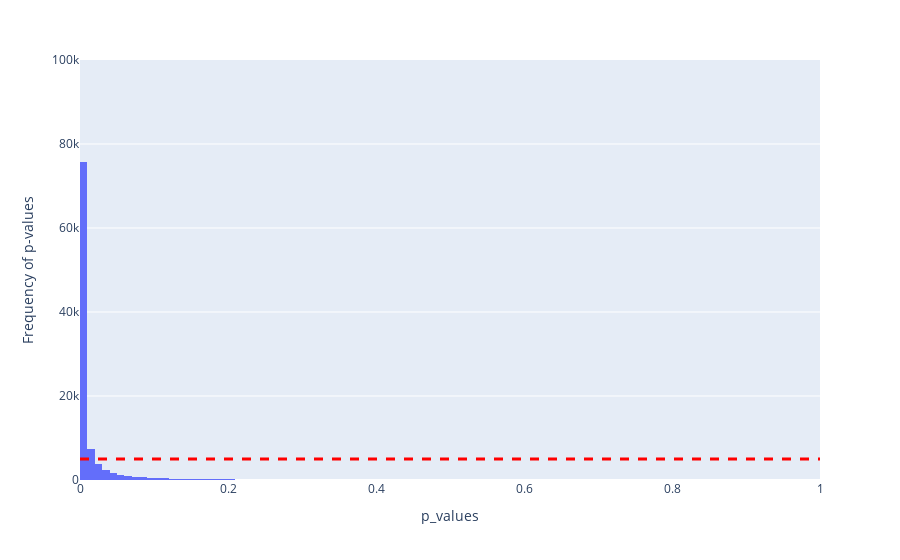

The notebook cell saved with this chart:
### Code cell
hist_df = pd.DataFrame({"p_values":p_value_list})
bars = 20

# fig = sns.histplot(hist_df, x = "p_values")
# fig.set(ylim=(0, 100000))

fig = px.histogram(hist_df, x="p_values")
fig.update_traces(xbins=dict( # bins used for histogram
        start=0.0,
        end=1.0,
        size=0.01
    ))
fig.update_layout(yaxis_range=[0,100000], yaxis_title="Frequency of p-values")
fig.add_hline(y=nSims/bars, line_width=3, line_dash="dash", line_color="red")
fig.show()

### Figure 1 — Plotly figure (JSON) as saved in the notebook; plotly's stock layout.template omitted (floating-point values rounded to 4 significant figures; data arrays with more than 128 entries replaced by an {"elided": "..."} marker saying what was removed)
{"data": [{"alignmentgroup": "True", "bingroup": "x", "hovertemplate": "p_values=%{x}<br>count=%{y}<extra></extra>", "legendgroup": "", "marker": {"color": "#636efa", "pattern": {"shape": ""}}, "name": "", "offsetgroup": "", "orientation": "v", "showlegend": false, "type": "histogram", "x": {"elided": "99999 float values"}, "xaxis": "x", "xbins": {"end": 1, "size": 0.01, "start": 0}, "yaxis": "y"}], "layout": {"barmode": "relative", "legend": {"tracegroupgap": 0}, "margin": {"t": 60}, "shapes": [{"line": {"color": "red", "dash": "dash", "width": 3}, "type": "line", "x0": 0, "x1": 1, "xref": "x domain", "y0": 5000, "y1": 5000, "yref": "y"}], "xaxis": {"anchor": "y", "domain": [0, 1], "title": {"text": "p_values"}}, "yaxis": {"anchor": "x", "domain": [0, 1], "range": [0, 100000], "title": {"text": "Frequency of p-values"}}}}
